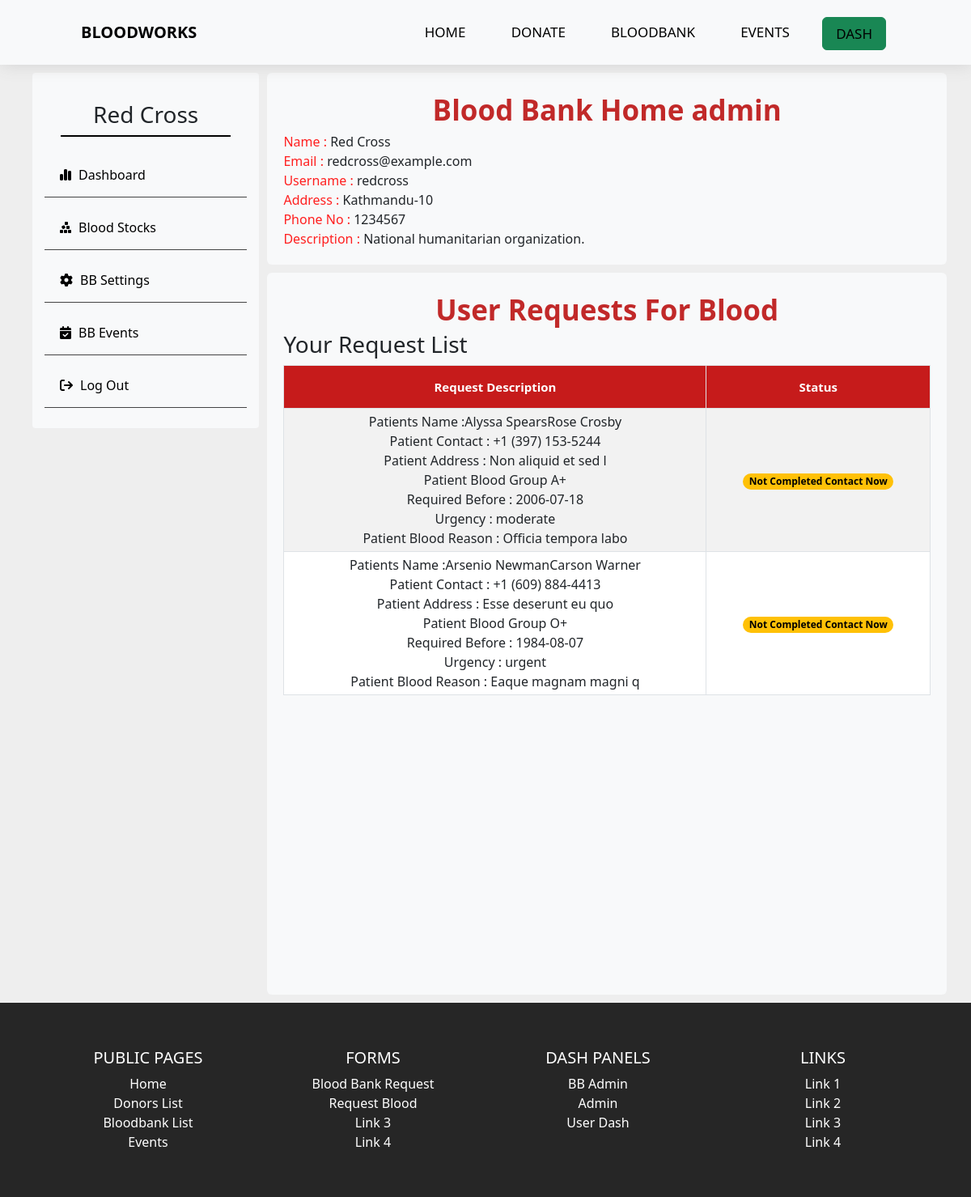
The app's page /bbadmin (signed in), older data.
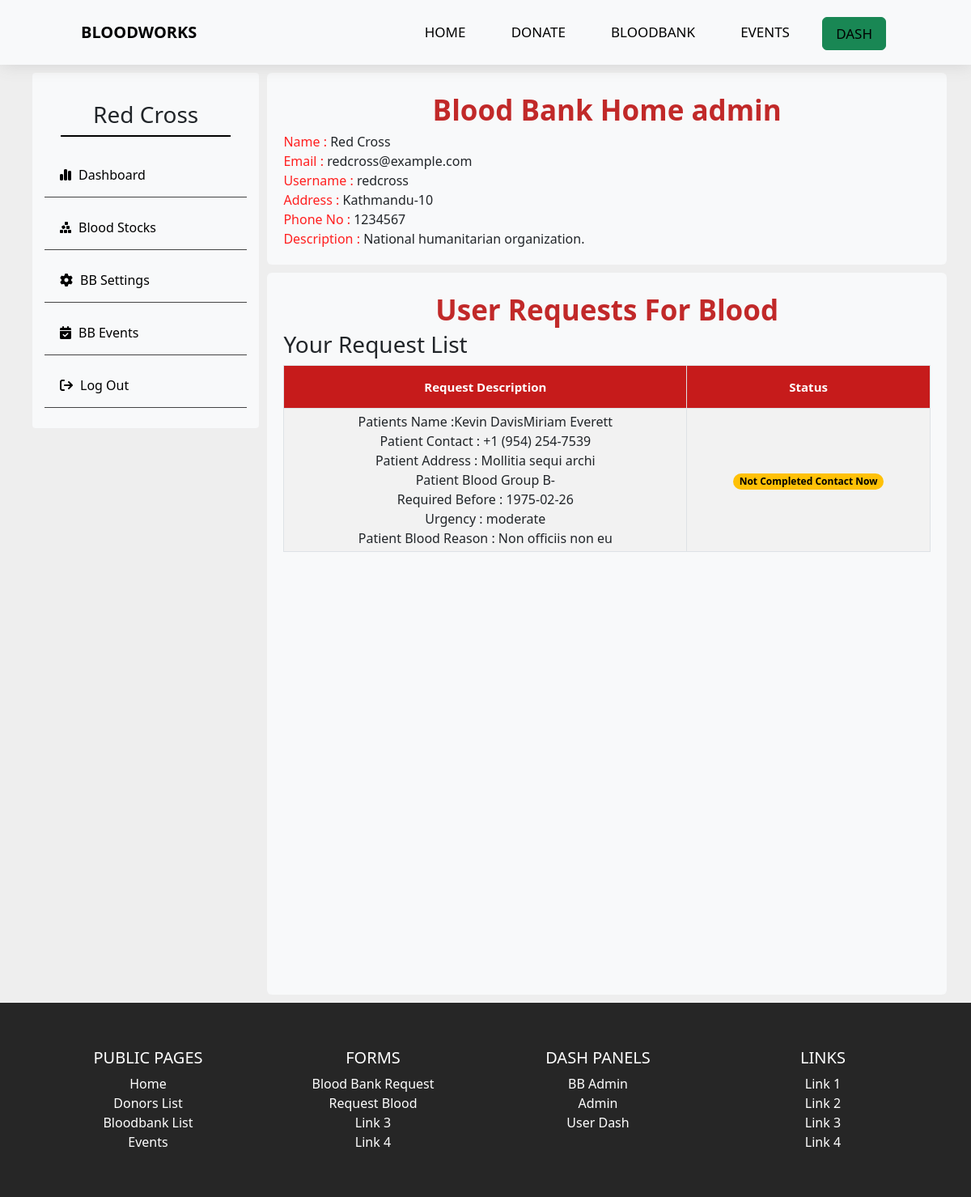
The same page, newer data.
### tables this page shows
CREATE TABLE `blood_banks` (
  `bb_id` int(11) NOT NULL,
  `bb_name` varchar(50) NOT NULL,
  `bb_email` varchar(50) DEFAULT NULL,
  `bb_username` varchar(50) NOT NULL,
  `bb_password` varchar(100) NOT NULL,
  `bb_phoneno` varchar(20) DEFAULT NULL,
  `bb_address` varchar(255) DEFAULT NULL,
  `bb_status` varchar(50) DEFAULT NULL,
  `bb_description` varchar(255) DEFAULT NULL
);

CREATE TABLE `request_list` (
  `req_id` int(11) NOT NULL,
  `user_id` int(11) DEFAULT NULL,
  `transaction_type` varchar(8) NOT NULL,
  `donor_id` int(11) NOT NULL,
  `transaction_status` varchar(50) DEFAULT NULL,
  `req_description` text DEFAULT NULL,
  `required_blood_group` varchar(5) NOT NULL,
  `required_date` date NOT NULL,
  `req_blood_unit` int(11) NOT NULL
);

### controllers/BBAdmin.php (called while the page is built, shortened)
<?php
class BBAdmin
{
    public function index($a = "", $b = "", $c = "")
    {
        $loggedindata = $this->getUserData();
        $bloodrequests = $this->requestlist();
        $data = [
            "loggedinuser" => $loggedindata,
            "requests" => $bloodrequests
        ];
        $this->view('bbadmin/home',$data);
    }
    public function getUserData()
    {
        $getuserdata = new Model;
        $getuserdata->table = "blood_banks";
        $getuserdata->order_column = "bb_id";
        $getsessionid = getLoggedinUser('bb_id');
        $data = [
            "bb_id" => "$getsessionid"
        ];
        $getuserdata = $getuserdata->where($data);
        return $getuserdata;
    }
    private function requestlist()
    {
        $requestlist = new Model;
        $requestlist->table = "request_list";
        $requestlist->order_column = "req_id";
        $data = [
            "transaction_status" => "pending"
        ];
        $requestlist = $requestlist->where($data);
        return $requestlist;
    }
}

### includes/app.php (called while the page is built, shortened)
<?php
class App
{
    private $method = "index";
    public function splitURL()
    {
        $URL = $_GET['url'] ?? 'home';
        $URL = explode("/", trim($URL, "/"));
        return $URL;
    }
    public function loadController()
    {
        $URL = $this->splitURL();
        if($URL[0] == "dash"){
            if ($URL[0] == "dash" && !isset($URL[1])) {
                $filename = "controllers/Dash"  . ".php";
            } elseif ($URL[0] == "dash" && isset($URL[1])) {
                $filename = "controllers/" . $URL[0] . $URL[1] . ".php";
            }
        }
        elseif ($URL[0] == "admin"  ) {
            if ($URL[0] == "admin" && !isset($URL[1])) {
                $filename = "controllers/Admin"  . ".php";
            } elseif ($URL[0] == "admin" && isset($URL[1])) {
                $filename = "controllers/" . $URL[0] . $URL[1] . ".php";
            }
        }
        elseif ($URL[0] == "bbadmin"  ) {
            if ($URL[0] == "bbadmin" && !isset($URL[1])) {
                $filename = "controllers/bbadmin"  . ".php";
            } elseif ($URL[0] == "bbadmin" && isset($URL[1])) {
                $filename = "controllers/" . $URL[0] . $URL[1] . ".php";
            }
        }
        else{
            $filename = "controllers/" .$URL[0] . ".php";
        }
        if (file_exists($filename)) {
            unset($URL[0]);
        } else {
            $filename = "controllers/_404.php";
            require $filename;
            $this->controller = "_404";
        }
        $controller = new $this->controller;
        $URL = $URL ? array_values($URL) : [];
        call_user_func_array([$controller, $this->method], $URL);
    }
}

### index.php (called while the page is built, shortened)
<?php
$app = new App;
$app->loadController();
?>

### includes/database.php (called while the page is built, shortened)
<?php
trait Database
{
    public function connect()
    {
        $string = "mysql:hostname=" . DBHOST . ";dbname=" . DBNAME;
        $con = new PDO($string, DBUSER, DBPASS);
        return $con;
    }
    public function query($query, $data = [])
    {
        $con = $this->connect();
        $stm = $con->prepare($query);
        $check = $stm->execute($data);
        if ($check) {
            $result = $stm->fetchAll(PDO::FETCH_OBJ);
            if (is_array($result) && count($result)) {
                return $result;
            }
        }
        return false;
    }
}

### includes/models.php (called while the page is built, shortened)
<?php
class Model
{
    public $table = "users";
    protected $limit = '100';
    protected $offset = 0;
    protected $order_type = "desc";
    public $order_column = "id";
    public function where($data, $data_not = [])
    {
        $keys = array_keys($data);
        $query = "select * from $this->table where ";
        foreach ($keys as $key) {
            $query .= $key . " = :" . $key . " && ";
        }
        $query = trim($query, " && ");
        $query .= " order by $this->order_column $this->order_type limit $this->limit offset $this->offset";
        $data = array_merge($data, $data_not);
        return $this->query($query, $data);
    }
}

### views/bbadmin/home.views.php (the view, shortened to what the changed rows need)
<?php
include_once 'views/header.php';
?>
<main class="dash-container">
    <section class="dashboard_container">
        <?php include_once 'asidemenu.php'; ?>
        <div class="info ">
            <div class="container">
                <?php foreach ($loggedinuser as $user) { ?>
                    <div class="userdetails">
                        <div class="detail-item">
                            <span class="text-primary">Name :</span> <?= $user->bb_name ?>
                        </div>
                        <div class="detail-item">
                            <span class="text-primary">Email :</span> <?= $user->bb_email ?>
                        </div>
                        <div class="detail-item">
                            <span class="text-primary">Username :</span> <?= $user->bb_username ?>
                        </div>
                        <div class="detail-item">
                            <span class="text-primary">Address :</span> <?= $user->bb_address ?>
                        </div>
                        <div class="detail-item">
                            <span class="text-primary">Phone No :</span> <?= $user->bb_phoneno ?>
                        </div>
                        <div class="detail-item">
                            <span class="text-primary">Description :</span> <?= $user->bb_description ?>
                        </div>
                    </div>
                <?php } ?>
            </div>
            <div class="container">
                <div class="table-section">
                    <div style="overflow-x:auto;">
                        <table id="datatable" class="table table-hover table-striped table-bordered table-sm" cellspacing=" 0" width="100%">
                            <thead>
                                <tr>
                                    <th>Request Description</th>
                                    <th>Status</th>
                                </tr>
                            </thead>
                            <?php if (empty($requests)) {
                                echo "No event available";
                            } else {
                                foreach ($requests as $request) { ?>
                                    <tr>
                                        <td><?= $request->req_description  ?></td>
                                        <td>
                                            <?php if ($request->transaction_status != "completed") { ?>
                                                <span class="badge rounded-pill text-bg-warning">Not Completed Contact Now</span>
                                            <?php
                                            } else { ?>
                                                <span class="badge rounded-pill text-bg-success"> This Transaction is completed</span>
                                            <?php } ?>
                                        </td>
                                    </tr>
                            <?php
                                }
                            }
                            ?>
                        </table>
                    </div>
                </div>
            </div>
        </div>
    </section>
</main>
<?php include 'views/footer.php' ?>

### views/bbadmin/asidemenu.php (shortened to what the changed rows need)
<div class="dashboard ">
    <?php foreach ($loggedinuser as $user) {
    ?>
        <div class="profile-container">
            <h3><?= $user->bb_name ?></h3>
        </div>
        <div class="side-list">
            <a href="<?= HOSTNAME ?>bbadmin">
                <i class="fa-solid fa-chart-simple active"></i>Dashboard</a>
            <a href="<?= HOSTNAME ?>bbadmin/bloodstock">
                <i class="fa-solid fa-cubes-stacked"></i>Blood Stocks</a>
            <a href="<?= HOSTNAME ?>bbadmin/edit">
                <i class="fa-solid fa-gear"></i>BB Settings</a>
            <a href="<?= HOSTNAME ?>bbadmin/events">
                <i class="fa-solid fa-calendar-check"></i>BB Events</a>
            <a href="<?= HOSTNAME ?>logout">
                <i class="fa-solid fa-arrow-right-from-bracket"></i>Log Out</a>
        </div>
    <?php  }
    ?>
</div>

Row changes from the older to the newer data that the page shows:
removed request_list: req_description "Patients Name :Alyssa SpearsRose Crosby Patient Contact : +1 (397) 153-5244 Patient Address : Non aliquid et sed l Patient Blood Group A+ Required Before : 2006-07-18 Urgency : moderate Patient Blood Reason : Officia tempora labo", transaction_status "Not Completed Contact Now"
no longer on this page (row edited): request_list: req_description "Patients Name :Arsenio NewmanCarson Warner Patient Contact : +1 (609) 884-4413 Patient Address : Esse deserunt eu quo Patient Blood Group O+ Required Before : 1984-08-07 Urgency : urgent Patient Blood Reason : Eaque magnam magni q", transaction_status "Not Completed Contact Now"
now on this page (row edited): request_list: req_description "Patients Name :Kevin DavisMiriam Everett Patient Contact : +1 (954) 254-7539 Patient Address : Mollitia sequi archi Patient Blood Group B- Required Before : 1975-02-26 Urgency : moderate Patient Blood Reason : Non officiis non eu", transaction_status "Not Completed Contact Now"
